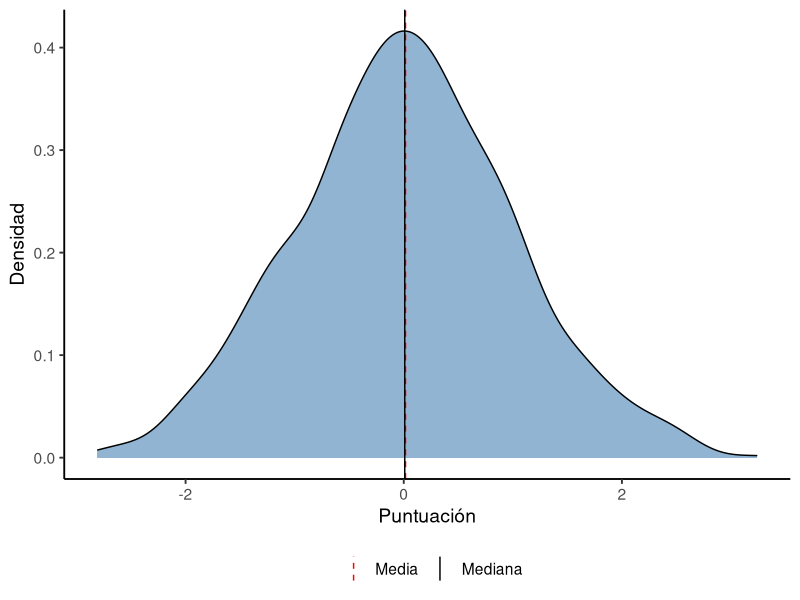
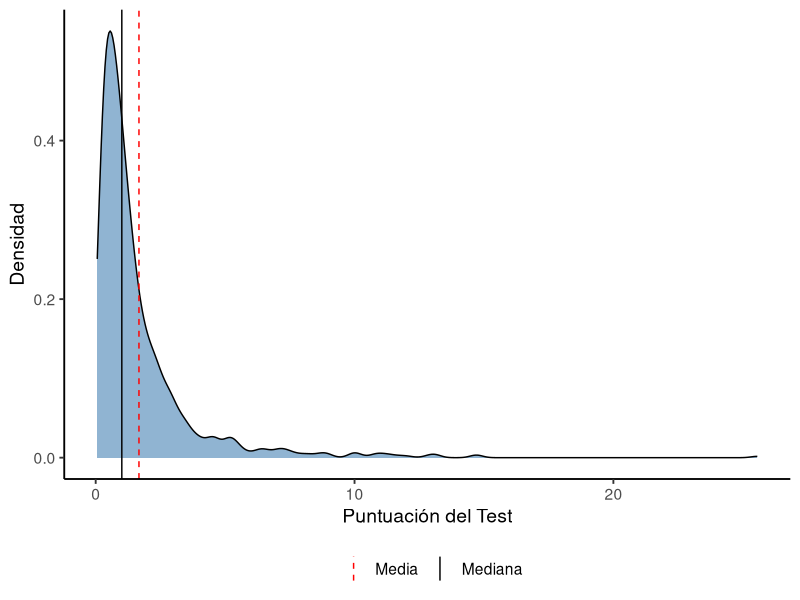

The R source for these figures, in order:
## ---- chunk 1
knitr::opts_chunk$set(echo = F, warning = F, message = F)

library(ggplot2)
library(dplyr)
library(tidyr)
library(patchwork)

# Configuración de estilo global para tu web
theme_set(theme_classic(base_size = 14))
## ---- chunk 2
set.seed(123)
data_norm <- rnorm(1000, mean = 0, sd = 1)

ggplot(data.frame(x = data_norm), aes(x)) +
  geom_density(fill = "steelblue", alpha = 0.6) +
  geom_vline(aes(xintercept = mean(x), color = "Media"), linetype = "dashed") +
  geom_vline(aes(xintercept = median(x), color = "Mediana"), linetype = "solid") +
  scale_color_manual(name = "",
                     values = c("Media" = "red", "Mediana" = "black")) +
  labs(x = "Puntuación", y = "Densidad") +
  theme(legend.position = "bottom")
## ---- chunk 3
set.seed(123)
data_lognorm <- rlnorm(1000, meanlog = 0, sdlog = 1)

ggplot(data.frame(x = data_lognorm), aes(x)) +
  geom_density(fill = "steelblue", alpha = 0.6) +
  geom_vline(aes(xintercept = mean(x), color="Media"), linetype = "dashed") +
  geom_vline(aes(xintercept = median(x), color="Mediana"), linetype = "solid") +
  scale_color_manual(name="", values = c("Media"="red", "Mediana"="black")) +
  labs(x = "Puntuación del Test", y = "Densidad") +
  theme(legend.position = "bottom") 
